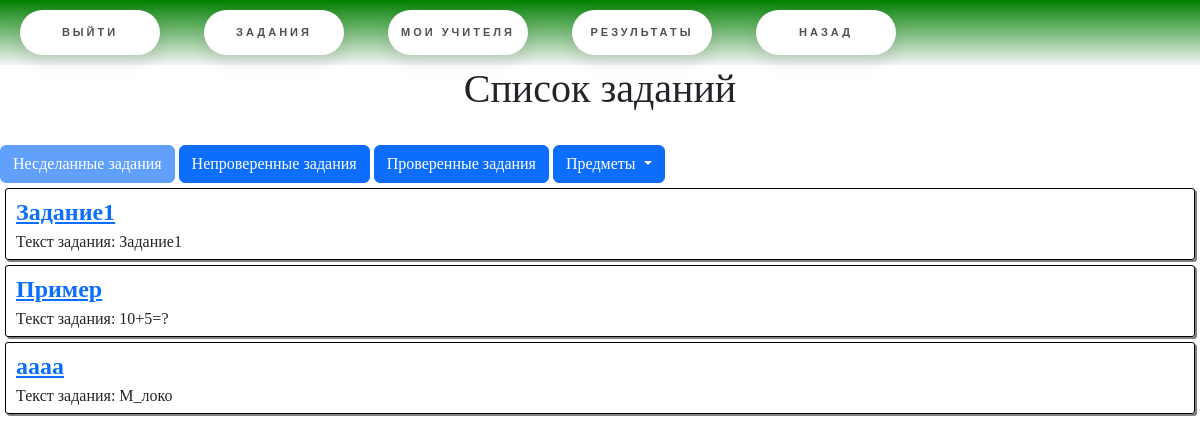
Page /lk/student_task_list/0 (signed in) on the earlier database version.
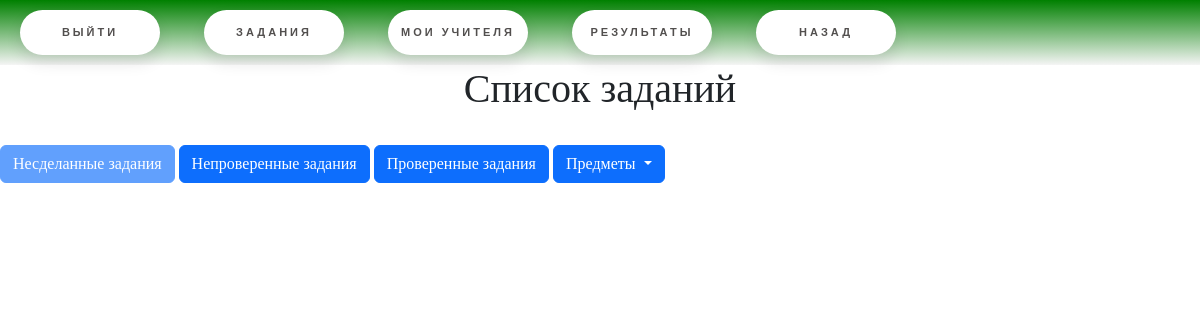
Same page on the later database version.
### main/models.py (models this page shows, shortened)
class StudentTask(models.Model):
    task = models.ForeignKey(Task, verbose_name='Задание', on_delete=models.CASCADE)
    student = models.ForeignKey(Student, verbose_name="Ученик", on_delete=models.CASCADE)
    teacher = models.ForeignKey(Teacher, verbose_name="Учитель", on_delete=models.CASCADE)
    student_answer = models.TextField("Ответ ученика")
    is_right = models.BooleanField("Правильно?", blank=True, null=True)
    teacher_check = models.BooleanField("Нужна проверка?", default=False)
    teaher_comment = models.TextField("Комментарий учителя", blank=True, null=True)
    get_date = models.DateTimeField("Дата выдачи", auto_now_add=True)
    done_date = models.DateTimeField("Дата выполнения", null=True, blank=True)
    limite_date = models.DateTimeField("Лимит выполнения", null=True, blank=True)
    class Meta:
        verbose_name= 'Задание ученика'
        verbose_name_plural = "Задания учеников"

class Task(models.Model):
    name = models.CharField("Название", max_length=255, default="")
    grade = models.IntegerField("Класс")
    level_of_knowledge = models.IntegerField("Уровень знаний")
    task_text = models.TextField("Текст задания")
    answer = models.CharField("Ответ", max_length=255, null=True, blank= True)
    subject = models.ForeignKey(Subject, verbose_name="Предмет", on_delete=models.CASCADE)
    theme = models.ForeignKey(Theme, verbose_name="Тема", on_delete= models.CASCADE, null=True, blank=True)
    is_neural = models.BooleanField("Написано нейросетью?", default=False)
    teacher_check = models.BooleanField("Нужна проверка?", default=False)
    class Meta:
        verbose_name= 'Задание'
        verbose_name_plural = "Задания"

### main/views.py (the view)
# urls.py: path("lk/student_task_list/<int:status>", views.student_task_list, name="student_task_list"),
def student_task_list(request, status):
    subject_checked = request.GET.get("subject")
    student = models.Student.objects.get(user = request.user)
    tasks = models.StudentTask.objects.filter(student = student)
    if subject_checked:
        tasks = tasks.filter(task__subject__code = subject_checked)
    if status == 0: #Не сделано
        tasks = tasks.filter(student_answer = "")
    elif status == 1: #Сделано, но не проверено
        tasks = tasks.exclude(student_answer = "").filter(is_right = None)
    elif status == 2: #Сделано и проверено
        tasks = tasks.exclude(is_right = None)
    subjects = models.Subject.objects.all()
    return render(request, "student_task_list.html", {
        "student": student,
        "tasks":tasks,
        "status":status,
        "subjects":subjects
    })

### main/templates/student_task_list.html (shortened to what this page needs)
{% extends "base.html" %}
{% block content %}
    <h1>Список заданий</h1>
    <br>
    <div class="">
        <a href="{% url "student_task_list" 0 %}" class="btn btn-primary {% if status == 0 %}disabled{% endif %}" >Несделанные задания</a>
        <a href="{% url "student_task_list" 1 %}" class="btn btn-primary {% if status == 1 %}disabled{% endif %}" >Непроверенные задания</a>
        <a href="{% url "student_task_list" 2 %}" class="btn btn-primary {% if status == 2 %}disabled{% endif %}" >Проверенные задания</a>
        <div class="dropdown oneLine">
            <button class="btn btn-primary dropdown-toggle" type="button" id="dropdownMenuButton" data-toggle="dropdown" aria-haspopup="true" aria-expanded="false">
            Предметы
            </button>
        </div>
    </div>
    {% for task in tasks %}
        <div class="tasklist" style="{% if status == 2 %} {% if task.is_right == True %}background-color: #98FB98 {% else %}background-color: #FA8072{% endif %} {% elif status == 1 %} background-color: #F0E68C{% endif %}">
            <a class="oneLine" style="font-size:1.5rem; font-weight:bold" href="{% url "student_task_do" task.id %}">{{task.task.name}}</a>
            <br>
            <div class="oneLine">Текст задания: {{task.task.task_text}}</div>
            <br>
        </div>
    {% endfor %}
{% endblock content %}

Differences in the rows shown:
no longer on this page (row edited): StudentTask: task.name "Задание1", task.task_text "Задание1"
no longer on this page (row edited): StudentTask: task.name "Пример", task.task_text "10+5=?"
no longer on this page (row edited): StudentTask: task.name "aaaa", task.task_text "М_локо"
